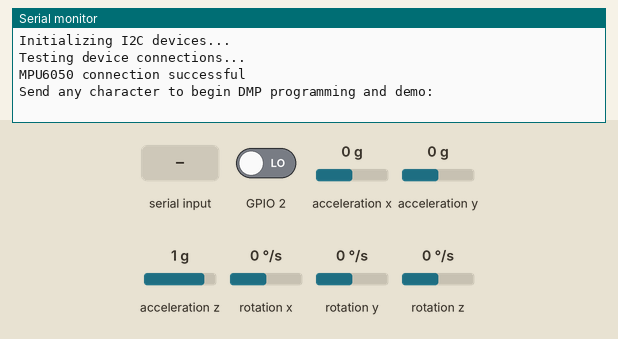
Bench run of a sketch on a simulated ESP32. On the bench: the last lines printed to the serial monitor. The test bench sets the inputs (shaded band); at power-on: acceleration x 0 g, GPIO 2 LOW, acceleration y 0 g, acceleration z 1 g, rotation x 0 °/s, rotation y 0 °/s, rotation z 0 °/s. The sensor or clock chip raises its interrupt line as the real part does.

Above: at 0.8 s.
0.9 s: "1\n" received over Serial
At 1.3 s:
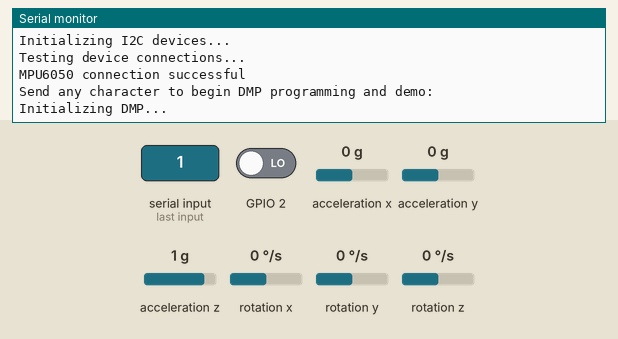
2.9 s: acceleration x set to -1.4 g
At 2.96 s:
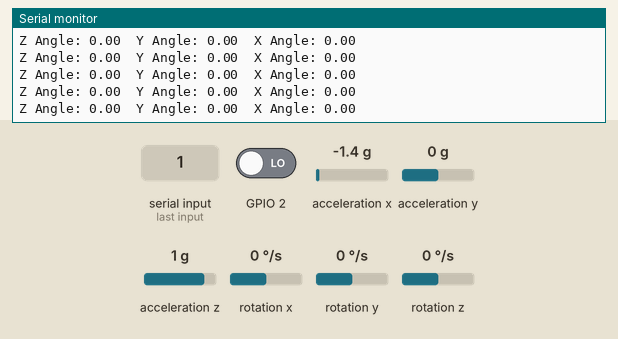

Measured:
- after the input at 0.9 s, the serial monitor: prints a new line at once (image 1)

The sketch:

DMP_CodeESP32.ino
```cpp
//#include "I2Cdev.h"
#include "MPU6050_6Axis_MotionApps20.h"
#include "Wire.h"

//Gyro         SDA  SCL INT (DONT FORGET VCC & GND)
//Arduino Uno  A4   A5  2
//ESP32        21   22  2

MPU6050 MPU;

bool dmpReady = false;
uint8_t MPUIntStatus;
uint8_t devStatus;
uint16_t packetSize;
uint16_t fifoCount;
uint8_t fifoBuffer[64];

Quaternion q;
VectorInt16 aa;
VectorInt16 aaReal;
VectorInt16 aaWorld;
VectorFloat gravity;
float euler[3];
float ypr[3];

volatile bool MPUInterrupt = false;

void dmpDataReady()
{
    MPUInterrupt = true;
}

void setup()
{
    Wire.begin(21,22,400000);
    Serial.begin(115200);
    while (!Serial);

    Serial.println(F("Initializing I2C devices..."));
    MPU.initialize();

    Serial.println(F("Testing device connections..."));
    Serial.println(MPU.testConnection() ? F("MPU6050 connection successful") : F("MPU6050 connection failed"));

    Serial.println(F("\nSend any character to begin DMP programming and demo: "));
    while (Serial.available() && Serial.read()); // empty buffer
    while (!Serial.available());                 // wait for data
    while (Serial.available() && Serial.read()); // empty buffer again

    Serial.println(F("Initializing DMP..."));
    devStatus = MPU.dmpInitialize();

    MPU.setXGyroOffset(220);
    MPU.setYGyroOffset(76);
    MPU.setZGyroOffset(-85);
    MPU.setZAccelOffset(1788);

    if (devStatus == 0)
    {
        Serial.println(F("Enabling DMP..."));
        MPU.setDMPEnabled(true);

        Serial.println(F("Enabling interrupt detection (Arduino external interrupt 0)..."));
        attachInterrupt(2, dmpDataReady, RISING);
        MPUIntStatus = MPU.getIntStatus();

        Serial.println(F("DMP ready! Waiting for first interrupt..."));
        dmpReady = true;
        packetSize = MPU.dmpGetFIFOPacketSize();
    }
    else
    {
        Serial.print(F("DMP Initialization failed (code "));
        Serial.print(devStatus);
        Serial.println(F(")"));
    }
}

void loop()
{
    if (!dmpReady) return;

    while (!MPUInterrupt && fifoCount < packetSize)
    {
        // other program behavior stuff here
    }

    MPUInterrupt = false;
    MPUIntStatus = MPU.getIntStatus();

    fifoCount = MPU.getFIFOCount();

    if ((MPUIntStatus & 0x10) || fifoCount == 1024)
    {
        MPU.resetFIFO();
        Serial.println(F("FIFO overflow!"));
    }
    else if (MPUIntStatus & 0x02)
    {
        while (fifoCount < packetSize) fifoCount = MPU.getFIFOCount();

        MPU.getFIFOBytes(fifoBuffer, packetSize);
        fifoCount -= packetSize;

        MPU.dmpGetQuaternion(&q, fifoBuffer);
        MPU.dmpGetGravity(&gravity, &q);
        MPU.dmpGetYawPitchRoll(ypr, &q, &gravity);
        Serial.print("Z Angle: ");
        Serial.print(ypr[0] * 180/M_PI);
        Serial.print("\tY Angle: ");
        Serial.print(ypr[1] * 180/M_PI);
        Serial.print("\tX Angle: ");
        Serial.println(ypr[2] * 180/M_PI);
        Serial.print("\n");
    }
}
```
